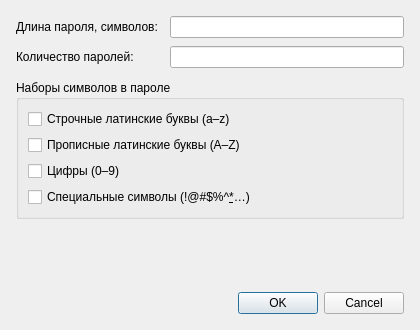
<?xml version="1.0" encoding="UTF-8"?>
<ui version="4.0">
 <class>InputDialog</class>
 <widget class="QDialog" name="InputDialog">
  <property name="geometry">
   <rect>
    <x>0</x>
    <y>0</y>
    <width>420</width>
    <height>330</height>
   </rect>
  </property>
  <property name="windowTitle">
   <string>Ввод данных</string>
  </property>
  <property name="modal">
   <bool>true</bool>
  </property>
  <layout class="QVBoxLayout" name="verticalLayoutDialog">
   <property name="spacing">
    <number>12</number>
   </property>
   <property name="leftMargin">
    <number>16</number>
   </property>
   <property name="topMargin">
    <number>16</number>
   </property>
   <property name="rightMargin">
    <number>16</number>
   </property>
   <property name="bottomMargin">
    <number>16</number>
   </property>
   <item>
    <layout class="QFormLayout" name="formLayoutNumbers">
     <property name="horizontalSpacing">
      <number>12</number>
     </property>
     <property name="verticalSpacing">
      <number>8</number>
     </property>
     <item row="0" column="0">
      <widget class="QLabel" name="labelLength">
       <property name="text">
        <string>Длина пароля, символов:</string>
       </property>
      </widget>
     </item>
     <item row="0" column="1">
      <widget class="QLineEdit" name="lineEditLength">
       <property name="toolTip">
        <string>Целое число от 4 до 128</string>
       </property>
      </widget>
     </item>
     <item row="1" column="0">
      <widget class="QLabel" name="labelCount">
       <property name="text">
        <string>Количество паролей:</string>
       </property>
      </widget>
     </item>
     <item row="1" column="1">
      <widget class="QLineEdit" name="lineEditCount">
       <property name="toolTip">
        <string>Целое число от 1 до 50</string>
       </property>
      </widget>
     </item>
    </layout>
   </item>
   <item>
    <widget class="QGroupBox" name="groupBoxSets">
     <property name="title">
      <string>Наборы символов в пароле</string>
     </property>
     <layout class="QVBoxLayout" name="verticalLayoutSets">
      <item>
       <widget class="QCheckBox" name="checkBoxLowercase">
        <property name="text">
         <string>Строчные латинские буквы (a–z)</string>
        </property>
       </widget>
      </item>
      <item>
       <widget class="QCheckBox" name="checkBoxUppercase">
        <property name="text">
         <string>Прописные латинские буквы (A–Z)</string>
        </property>
       </widget>
      </item>
      <item>
       <widget class="QCheckBox" name="checkBoxDigits">
        <property name="text">
         <string>Цифры (0–9)</string>
        </property>
       </widget>
      </item>
      <item>
       <widget class="QCheckBox" name="checkBoxSpecial">
        <property name="text">
         <string>Специальные символы (!@#$%^&amp;*…)</string>
        </property>
       </widget>
      </item>
     </layout>
    </widget>
   </item>
   <item>
    <spacer name="verticalSpacerDialog">
     <property name="orientation">
      <enum>Qt::Vertical</enum>
     </property>
     <property name="sizeHint" stdset="0">
      <size>
       <width>20</width>
       <height>10</height>
      </size>
     </property>
    </spacer>
   </item>
   <item>
    <widget class="QDialogButtonBox" name="buttonBox">
     <property name="orientation">
      <enum>Qt::Horizontal</enum>
     </property>
     <property name="standardButtons">
      <set>QDialogButtonBox::Cancel|QDialogButtonBox::Ok</set>
     </property>
    </widget>
   </item>
  </layout>
 </widget>
 <resources/>
 <connections>
  <connection>
   <sender>buttonBox</sender>
   <signal>accepted()</signal>
   <receiver>InputDialog</receiver>
   <slot>accept()</slot>
  </connection>
  <connection>
   <sender>buttonBox</sender>
   <signal>rejected()</signal>
   <receiver>InputDialog</receiver>
   <slot>reject()</slot>
  </connection>
 </connections>
</ui>
